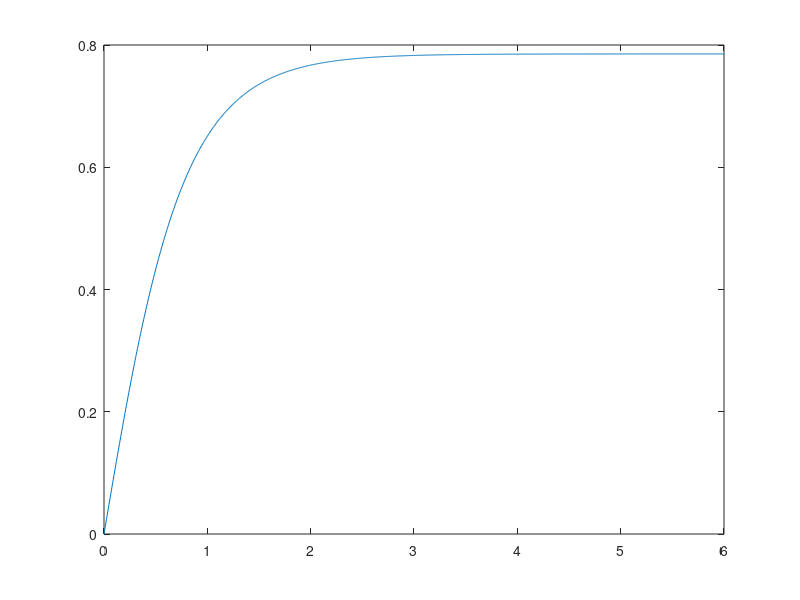

MATLAB code for this plot: (Note: this script raises an error after producing the figure.)
clear all
clc

y = @(t) 1/2*asin((exp(4*t)-1)./(exp(4*t)+1));
f = @(t,y) cos(2*y);
df = @(t,y) -2*sin(2*y);
y0 = 0;
a = 0;
b = 6;
t = linspace(a,b,1000);
plot(t,y(t))


%% 2
% Fatto

%% 3
h = 0.5;
[~,u_h_a] = eulero_avanti(f,b,y0,h);
[~,u_h_i,~] = eulero_indietro(f,df,b,y0,h);
[~,u_h_cn,~] = crank_nicolson(f,df,b,y0,h);
[t_h,u_h_h] = heun(f,b,y0,h);
[~,ip,~] = eulero_indietro_ptofis(f,b,y0,h);
[~,cnp,~] = crank_nicolson_ptofis(f,b,y0,h);


hold on

plot(t_h,u_h_a);
plot(t_h,u_h_i);
plot(t_h,u_h_cn);
plot(t_h,u_h_h);
plot(t_h,ip);
plot(t_h,cnp);

legend("Actual","Avanti","Indietro","Crank","Heun","Indietro_P","Crank_P")

hs = [0.4,0.2,0.1,0.05,0.025,0.0125];

avanti = [];
indietro = [];
crank = [];
heun_err = [];
indietro_ptfis = [];
crank_ptfis = [];
rk23 = [];
for ht = hs
    [~,a] = eulero_avanti(f,b,y0,ht);
    [~,i,~] = eulero_indietro(f,df,b,y0,ht);
    [~,cn,~] = crank_nicolson(f,df,b,y0,ht);
    [t_h,h] = heun(f,b,y0,ht);
    [~,ip,~] = eulero_indietro_ptofis(f,b,y0,ht);
    [~,cnp,~] = crank_nicolson_ptofis(f,b,y0,ht);
    [~,rk,~] = ode23(f,[0,6],y0);
    y_th = y(t_h)';
    avanti = [avanti,max(abs(y_th-a))];
    indietro = [indietro,max(abs(y_th-i))];
    crank = [crank,max(abs(y_th-cn))];
    heun_err = [heun_err,max(abs(y_th-h))];
    indietro_ptfis = [indietro_ptfis,max(abs(y_th-ip))];
    crank_ptfis = [crank_ptfis,max(abs(y_th-cnp))];
    rk23 = [rk23,max(y_th(end)-rk(end))];
end
figure();
loglog(hs,avanti)
hold on
loglog(hs,indietro)
loglog(hs,crank)
loglog(hs,heun_err);
loglog(hs,indietro_ptfis);
loglog(hs,crank_ptfis);
loglog(hs,rk23);
loglog(hs,hs);
loglog(hs,hs.^2);
legend("Avanti","Indietro","Crank-Nicolson","Heun","Ptofis-Indietro","Crank-Ptofis","Ordine 1","Ordine 2")









